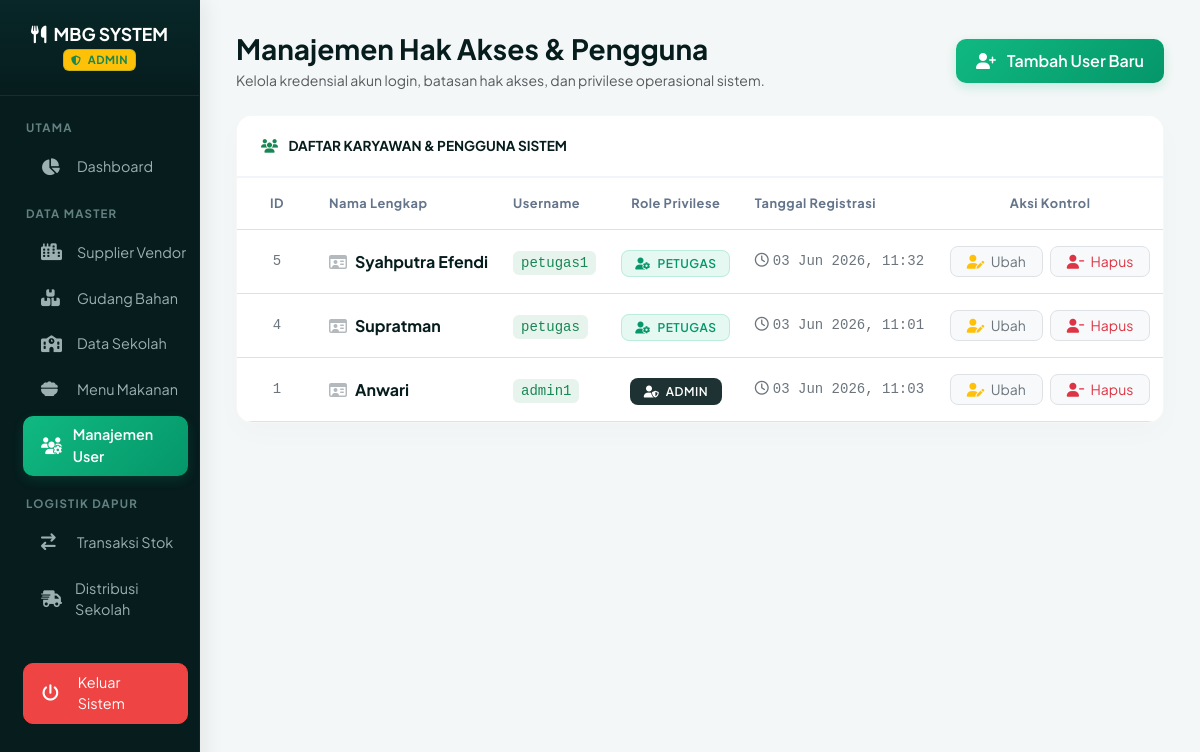
The app's page /index.php?page=users (signed in) with its own data.
### tables this page shows
CREATE TABLE `users` (
  `id_users` int(11) NOT NULL,
  `nama` varchar(100) NOT NULL,
  `username` varchar(50) NOT NULL,
  `password` varchar(255) NOT NULL,
  `role` enum('admin','petugas') NOT NULL,
  `created_at` timestamp NOT NULL DEFAULT current_timestamp() ON UPDATE current_timestamp()
);

### controllers/UserController.php (called while the page is built, shortened)
<?php
require_once __DIR__ . '/../config/Database.php';
class UserController {
    private $db;
    public function __construct() {
        $database = new Database();
        $this->db = $database->getConnection();
    }
    public function readAll() {
        $query = "SELECT id_users, nama, username, role, created_at FROM users ORDER BY id_users DESC";
        return $this->db->query($query)->fetchAll(PDO::FETCH_ASSOC);
    }
}
?>

### config/Database.php (called while the page is built, shortened)
<?php
class Database {
    private $host = "localhost";
    private $db_name = "db_project_mbg";
    private $username = "root";
    private $password = "";
    public function getConnection() {
        $this->conn = null;
        try {
            $this->conn = new PDO("mysql:host=" . $this->host . ";dbname=" . $this->db_name, $this->username, $this->password);
            $this->conn->setAttribute(PDO::ATTR_ERRMODE, PDO::ERRMODE_EXCEPTION);
            $this->conn->exec("set names utf8mb4");
        } catch(PDOException $exception) {
            echo "Koneksi database gagal: " . $exception->getMessage();
        }
        return $this->conn;
    }
}
?>

### views/users.php (the view, shortened to what this page needs)
<?php
require_once __DIR__ . '/../controllers/UserController.php';
$userCtrl = new UserController();
$all_users = $userCtrl->readAll();
?>
<div class="container-fluid pt-2">
    <div class="d-flex justify-content-between align-items-center mb-4">
        <div>
            <h3 class="mbg-title mb-1">Manajemen Hak Akses & Pengguna</h3>
            <p class="text-muted small mb-0">Kelola kredensial akun login, batasan hak akses, dan privilese operasional sistem.</p>
        </div>
        <button class="btn btn-mbg-primary" data-bs-toggle="modal" data-bs-target="#modalTambahUser">
            <i class="fas fa-user-plus me-2"></i> Tambah User Baru
        </button>
    </div>
    <div class="card mbg-table-card border-0 mb-4">
        <div class="mbg-table-header d-flex align-items-center">
            <span class="fw-bold text-uppercase tracking-wide" style="font-size: 0.85rem; color: #061c1d;">
                <i class="fas fa-users text-success me-2"></i> Daftar Karyawan & Pengguna Sistem
            </span>
        </div>
        <div class="table-responsive">
            <table class="table table-hover align-middle mb-0">
                <thead>
                    <tr>
                        <th class="ps-4 text-center" style="width: 80px;">ID</th>
                        <th>Nama Lengkap</th>
                        <th>Username</th>
                        <th class="text-center">Role Privilese</th>
                        <th>Tanggal Registrasi</th>
                        <th class="text-center pe-4">Aksi Kontrol</th>
                    </tr>
                </thead>
                <tbody>
                    <?php if (count($all_users) > 0): ?>
                        <?php foreach($all_users as $user): ?>
                        <tr>
                            <td class="text-center font-monospace small text-secondary ps-4"><?= $user['id_users']; ?></td>
                            <td class="fw-bold" style="color: #061c1d;">
                                <i class="far fa-id-card text-secondary opacity-50 me-2"></i><?= htmlspecialchars($user['nama']); ?>
                            </td>
                            <td><code class="text-success bg-success bg-opacity-10 px-2 py-1 rounded font-monospace"><?= htmlspecialchars($user['username']); ?></code></td>
                            <td class="text-center">
                                <?php if ($user['role'] === 'admin'): ?>
                                    <span class="badge-role-admin text-uppercase"><i class="fas fa-user-shield me-1"></i> <?= $user['role']; ?></span>
                                <?php else: ?>
                                    <span class="badge-role-petugas text-uppercase"><i class="fas fa-user-gear me-1"></i> <?= $user['role']; ?></span>
                                <?php endif; ?>
                            </td>
                            <td class="small text-secondary font-monospace">
                                <i class="far fa-clock me-1"></i><?= date('d M Y, H:i', strtotime($user['created_at'])); ?>
                            </td>
                            <td class="text-center pe-4">
                                <button class="btn btn-sm btn-light border px-3 rounded-3 me-1 text-secondary"
                                        data-bs-toggle="modal"
                                        data-bs-target="#modalEditUser<?= $user['id_users']; ?>">
                                    <i class="fas fa-user-pen me-1 text-warning"></i> Ubah
                                </button>
                                <form method="POST" action="" onsubmit="return confirm('Apakah Anda yakin ingin menghapus pengguna ini?');" style="display:inline;">
                                    <button type="submit" class="btn btn-sm btn-light border text-danger px-3 rounded-3">
                                        <i class="fas fa-user-minus me-1"></i> Hapus
                                    </button>
                                </form>
                            </td>
                        </tr>
                        <?php endforeach; ?>
                    <?php endif; ?>
                </tbody>
            </table>
        </div>
    </div>
</div>

### templates/header.php (style rules this page uses)
body { min-height: 100vh; background-color: #f4f7f7; font-family: 'Plus Jakarta Sans', sans-serif; -webkit-font-smoothing: antialiased; }

### views/users.php (style rules this page uses)
.mbg-title { color: #061c1d; font-weight: 700; }
.btn-mbg-primary { background: linear-gradient(135deg, #10b981 0%, #059669 100%) !important; color: #ffffff !important; border: none !important; font-weight: 600; border-radius: 10px; padding: 10px 20px; box-shadow: 0 4px 12px rgba(16, 185, 129, 0.2); transition: all 0.25s ease; }
.mbg-table-card { border-radius: 16px !important; border: 1px solid rgba(0, 0, 0, 0.03) !important; box-shadow: 0 10px 30px rgba(6, 28, 29, 0.02) !important; background: #ffffff; overflow: hidden; }
.mbg-table-header { background: #ffffff !important; border-bottom: 2px solid #f1f5f9 !important; padding: 20px 24px; }
.table th { font-size: 0.8rem; text-uppercase: true; letter-spacing: 0.5px; color: #64748b; padding: 16px 12px !important; }
.table td { padding: 16px 12px !important; color: #334155; }
.badge-role-admin { background: rgba(6, 28, 29, 0.9) !important; color: #ffffff !important; font-weight: 600; padding: 6px 14px; border-radius: 8px; font-size: 0.75rem; letter-spacing: 0.5px; }
.badge-role-petugas { background: rgba(16, 185, 129, 0.1) !important; color: #059669 !important; border: 1px solid rgba(16, 185, 129, 0.2); font-weight: 600; padding: 5px 13px; border-radius: 8px; font-size: 0.75rem; letter-spacing: 0.5px; }

### records on screen
users: id_users "5", nama "Syahputra Efendi", username "petugas1", role "PETUGAS", created_at "03 Jun 2026, 11:32"
users: id_users "4", nama "Supratman", username "petugas", role "PETUGAS", created_at "03 Jun 2026, 11:01"
users: id_users "1", nama "Anwari", username "admin1", role "ADMIN", created_at "03 Jun 2026, 11:03"

### other values on screen
$role "ADMIN"
